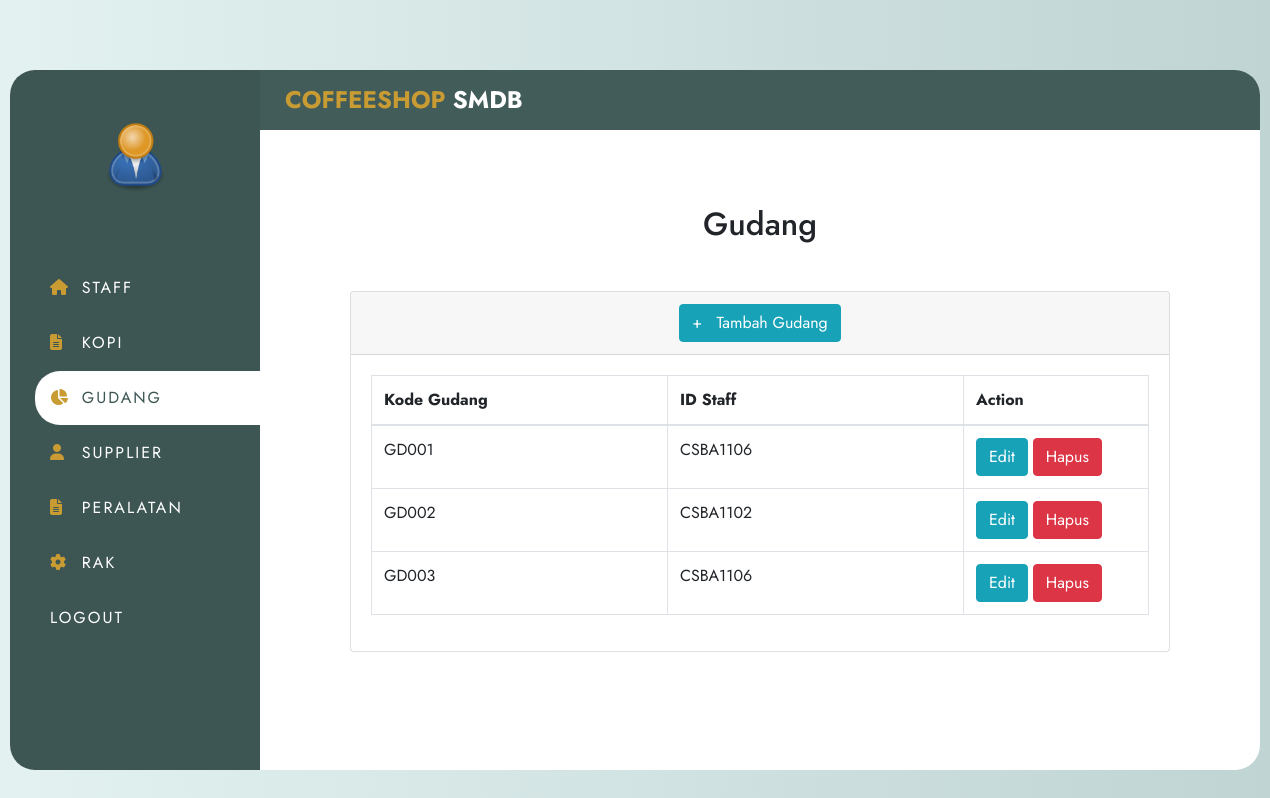
/staff-gudang/data_gudang.php, run on the app's committed database.
### tables this page shows
CREATE TABLE `gudang_penyimpanan` (
  `kode_gudang` varchar(5) NOT NULL,
  `id_staff` varchar(8) NOT NULL
);

### staff-gudang/data_gudang.php (the view, shortened to what this page needs)
<?php
  include('../koneksi.php');
?>
<!DOCTYPE html>
<html>
  <head>
	<link rel="stylesheet" href="gaya.css">
  <?php require 'header.php'; ?>
  </head>
  <body>
  <div class="wrapper">
		<div class="wrapper_inner">
			<div class="vertical_wrap">
			<div class="vertical_bar">
				<div class="profile_info">
					<div class="img_holder">
						<img src="../profil.png" alt="profile_pic">
					</div>
				</div>
				<ul class="menu">
					<li><a href="data_staff.php">
						<span class="icon"><i class="fas fa-home"></i></span>
						<span class="text">Staff</span>
					</a></li>
					<li><a href="data_kopi.php">
						<span class="icon"><i class="fas fa-file-alt"></i></span>
						<span class="text">Kopi</span>
					</a></li>
					<li><a href="data_gudang.php"class="active">
						<span class="icon"><i class="fas fa-chart-pie"></i></span>
						<span class="text">Gudang</span>
					</a></li>
					<li><a href="data_supplier.php">
						<span class="icon"><i class="fas fa-user"></i></span>
						<span class="text">Supplier</span>
					</a></li>
					<li><a href="data_peralatan.php">
						<span class="icon"><i class="fas fa-file-alt"></i></span>
						<span class="text">Peralatan</span>
					</a></li>
					<li><a href="data_rak.php">
						<span class="icon"><i class="fas fa-cog"></i></span>
						<span class="text">Rak</span>
					</a></li>
					<li><a href="../logout.php">
						<span class="text">Logout</span>
					</a></li>
				</ul>
			</div>
		</div>
		<div class="main_isi">
			<div class="top_bar">
				<div class="logo">
					Coffeeshop <span>SMDB</span>
				</div>
			</div>
			<div class="isi">
				<div class="content">
<div class="item">
    <div class="container">
	<h2><center>Gudang</center></h2>
  <div class="card mt-5">
    <div class="card-header">
	 <center><a href="tambah_gudang.php"class="btn btn-info">+ &nbsp; Tambah Gudang</a><center>
    </div>
    <div class="card-body">
      <table class="table table-bordered">
					<tr>
          <th width="160px">Kode Gudang</th>
          <th width="160px">ID Staff</th>
          <th width="100px">Action</th>
        </tr>
    <tbody>
      <?php
      $query = "SELECT * FROM gudang_penyimpanan ORDER BY kode_gudang ASC";
      $result = mysqli_query($koneksi, $query);
      while($row = mysqli_fetch_assoc($result))
      {
      ?>
       <tr>
          <td><?php echo $row['kode_gudang']; ?></td>
          <td><?php echo $row['id_staff']; ?></td>
          <td class="action">
              <a href="edit_gudang.php?kode_gudang=<?php echo $row['kode_gudang']; ?>"class="btn btn-info">Edit</a>
              <a href="gudang/proses_hapus.php?kode_gudang=<?php echo $row['kode_gudang']; ?>" onclick="return confirm('Anda yakin akan menghapus data ini?')"class='btn btn-danger'>Hapus</a>
          </td>
      </tr>
      <?php
      }
      ?>
    </tbody>
    </table>
	</div>
    </div>
	</div>
  </body>
</html>

### staff-gudang/gaya.css (style rules this page uses)
* { list-style: none; text-decoration: none; margin: 0; padding: 0; box-sizing: border-box; font-family: 'Jost', sans-serif; }
body { background: linear-gradient(to right, #e3f2f1, #bfd4d3); }
.wrapper { margin: 0 10px; }
.wrapper_inner { position: relative; max-width: 1250px; width: 100%; height: 700px; background: #fff; margin: 30px auto; border-radius: 25px; display: flex; }
.vertical_wrap { position: relative; height: 100%; }
.vertical_bar { width: 250px; background: #3d5654; height: 100%; border-top-left-radius: 25px; border-bottom-left-radius: 25px; position: relative; }
.vertical_bar .profile_info { text-align: center; padding: 50px 25px; }
.vertical_bar .profile_info img { width: 75px; }
.vertical_bar .menu { padding-left: 25px; }
.vertical_bar .menu li a { display: block; padding: 15px; text-transform: uppercase; color: #fff; letter-spacing: 2px; border-top-left-radius: 25px; border-bottom-left-radius: 25px; margin-bottom: 1px; }
.vertical_bar .menu li a .icon { color: #c99c33; width: 25px; display: inline-block; }
.vertical_bar .menu li a:hover, .vertical_bar .menu li a.active { background: #fff; color: #3d5654; }
.main_isi { width: calc(100% - 300px); }
.main_isi .top_bar { height: 60px; width:1000px; background: #425c5a; border-top-right-radius: 25px; padding: 15px 25px; display: flex; align-items: center; }
.top_bar .logo { font-size: 24px; font-weight: 700; text-transform: uppercase; color: #c99c33; }
.top_bar .logo span { color: #ffff; }
.main_isi .isi { padding: 25px; height: calc(100% - 60px); overflow: auto; width:1000px; }
.main_isi .isi .item { background: #fff; padding: 50px; margin-bottom: 25px; position:left; }

### data on the page
gudang_penyimpanan: kode_gudang "GD001", id_staff "CSBA1106"
gudang_penyimpanan: kode_gudang "GD002", id_staff "CSBA1102"
gudang_penyimpanan: kode_gudang "GD003", id_staff "CSBA1106"
